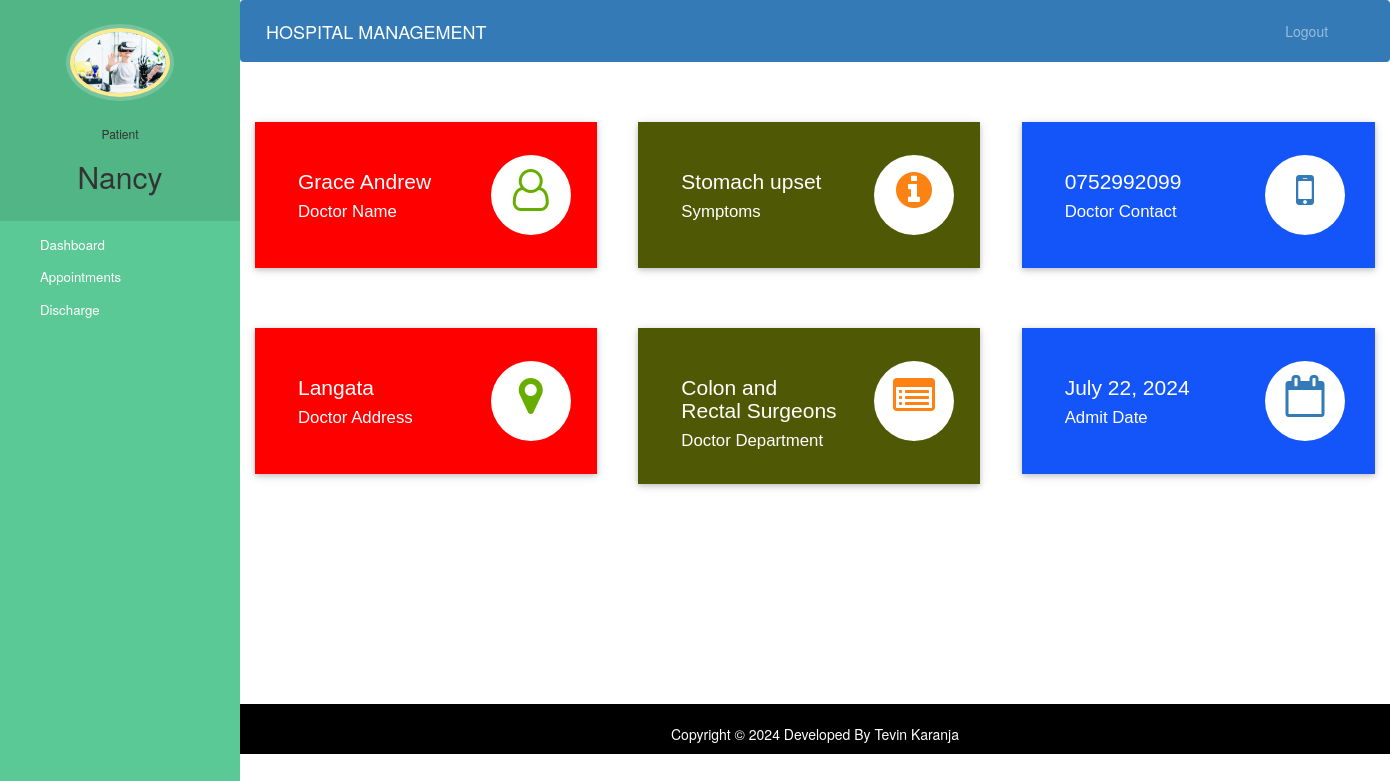
The page /patient-dashboard (signed in) on the database its author committed.
### hospital/models.py (models this page shows, shortened)
class Patient(models.Model):
    user=models.OneToOneField(User,on_delete=models.CASCADE)
    profile_pic= models.ImageField(upload_to='profile_pic/PatientProfilePic/',null=True,blank=True)
    address = models.CharField(max_length=40)
    mobile = models.CharField(max_length=20,null=False)
    symptoms = models.CharField(max_length=100,null=False)
    assignedDoctorId = models.PositiveIntegerField(null=True)
    admitDate=models.DateField(auto_now=True)
    status=models.BooleanField(default=False)

class Doctor(models.Model):
    user=models.OneToOneField(User,on_delete=models.CASCADE)
    profile_pic= models.ImageField(upload_to='profile_pic/DoctorProfilePic/',null=True,blank=True)
    address = models.CharField(max_length=40)
    mobile = models.CharField(max_length=20,null=True)
    department= models.CharField(max_length=50,choices=departments,default='Cardiologist')
    status=models.BooleanField(default=False)
    @property
    def get_name(self):
        return self.user.first_name+" "+self.user.last_name

### hospital/views.py (the view)
# urls.py: path('patient-dashboard', views.patient_dashboard_view,name='patient-dashboard'),
@login_required(login_url='patientlogin')
@user_passes_test(is_patient)
def patient_dashboard_view(request):
    patient=models.Patient.objects.get(user_id=request.user.id)
    doctor=models.Doctor.objects.get(user_id=patient.assignedDoctorId)
    mydict={
    'patient':patient,
    'doctorName':doctor.get_name,
    'doctorMobile':doctor.mobile,
    'doctorAddress':doctor.address,
    'symptoms':patient.symptoms,
    'doctorDepartment':doctor.department,
    'admitDate':patient.admitDate,
    }
    return render(request,'hospital/patient_dashboard.html',context=mydict)

### hospital/views.py (called while the page is built)
def is_patient(user):
    return user.groups.filter(name='PATIENT').exists()

### templates/hospital/patient_dashboard.html
{% extends 'hospital/patient_base.html' %}
{% load static %}
{% block content %}
{%include 'hospital/patient_dashboard_cards.html'%}
<br><br><br><br>
{% endblock content %}

### templates/hospital/patient_base.html (shortened to what this page needs)
<!DOCTYPE html>
{% load static %}
<html lang="en">
<head>
  <link rel="stylesheet" href="https://stackpath.bootstrapcdn.com/bootstrap/4.3.1/css/bootstrap.min.css">
  <link rel="stylesheet" href="https://maxcdn.bootstrapcdn.com/font-awesome/4.7.0/css/font-awesome.min.css">
</head>
<body>
  <nav class="menu" tabindex="0">
    <header class="avatar">
      <img src="{% static patient.profile_pic.url %}" alt="Profile Pic" />
      <br><br>
      <h6>Patient</h6>
      <h2>{{request.user.first_name}}</h2>
    </header>
    <ul>
      <li tabindex="0" class="icon-dashboard"> <a style="color:white; text-decoration:none;" href="/patient-dashboard"><span>Dashboard</span></a> </li>
      <li tabindex="0" class="icon-calendar"> <a style="color:white; text-decoration:none;" href="/patient-appointment"><span>Appointments</span></a></li>
      <li tabindex="0" class="icon-users"> <a style="color:white; text-decoration:none;" href="/patient-discharge"><span>Discharge</span></a></li>
    </ul>
  </nav>
  <main>
    <div class="bs-example">
      <nav class="navbar navbar-expand-md  navbar-dark fixed-top" style="background:#337AB7;">
        <a href="/patient-dashboard" class="navbar-brand">HOSPITAL MANAGEMENT</a>
        <div class="collapse navbar-collapse justify-content-between" id="navbarCollapse">
          <div class="navbar-nav" style=" margin-left: 90%;">
            <a href="{% url 'logout' %}" class="nav-item nav-link">Logout</a>
          </div>
        </div>
      </nav>
    </div>
    <br><br>
    {% block content %}
    {% endblock content %}
    <br><br><br><br><br><br><br>
    <footer>
      <br>
      <div class="container">
        <div class="row">
          <div class="col-md-12 col-sm-12">
            <div style="color:#ffffff;" class="wow fadeInUp footer-copyright">
              <p>
                Copyright &copy; 2024 Developed By Tevin Karanja </p>
            </div>
          </div>
        </div>
      </div>
    </footer>
  </main>
</body>
</html>

### templates/hospital/patient_dashboard_cards.html (shortened to what this page needs)
<!DOCTYPE html>
<html lang="en" dir="ltr">
<head>
  <link rel="stylesheet" href="https://maxcdn.bootstrapcdn.com/bootstrap/3.4.1/css/bootstrap.min.css">
  <link rel="stylesheet" href="https://cdnjs.cloudflare.com/ajax/libs/font-awesome/4.7.0/css/font-awesome.min.css">
</head>
<body>
  <div class="market-updates">
    <div class="col-md-4 market-update-gd">
      <div class="market-update-block clr-block-1">
        <div class="col-md-8 market-update-left">
          <h3>{{doctorName}}</h3>
          <h4>Doctor Name</h4>
        </div>
        <div class="col-md-4 market-update-right">
          <i class="fa fa-user-o"> </i>
        </div>
        <div class="clearfix"> </div>
      </div>
    </div>
    <div class="col-md-4 market-update-gd">
      <div class="market-update-block clr-block-2">
        <div class="col-md-8 market-update-left">
          <h3>{{symptoms}}</h3>
          <h4>Symptoms</h4>
        </div>
        <div class="col-md-4 market-update-right">
          <i class="fa fa-info-circle"></i>
        </div>
        <div class="clearfix"> </div>
      </div>
    </div>
    <div class="col-md-4 market-update-gd">
      <div class="market-update-block clr-block-3">
        <div class="col-md-8 market-update-left">
          <h3>{{doctorMobile}}</h3>
          <h4>Doctor Contact</h4>
        </div>
        <div class="col-md-4 market-update-right">
          <i class="fa fa-mobile" aria-hidden="true"></i>
        </div>
        <div class="clearfix"> </div>
      </div>
    </div>
  </div>
  <br><br><br>
  <div class="market-updates">
    <div class="col-md-4 market-update-gd">
      <div class="market-update-block clr-block-1">
        <div class="col-md-8 market-update-left">
          <h3>{{doctorAddress}}</h3>
          <h4>Doctor Address</h4>
        </div>
        <div class="col-md-4 market-update-right">
          <i class="fa fa-map-marker"> </i>
        </div>
        <div class="clearfix"> </div>
      </div>
    </div>
    <div class="col-md-4 market-update-gd">
      <div class="market-update-block clr-block-2">
        <div class="col-md-8 market-update-left">
          <h3>{{doctorDepartment}}</h3>
          <h4>Doctor Department</h4>
        </div>
        <div class="col-md-4 market-update-right">
          <i class="fa fa-list-alt"></i>
        </div>
        <div class="clearfix"> </div>
      </div>
    </div>
    <div class="col-md-4 market-update-gd">
      <div class="market-update-block clr-block-3">
        <div class="col-md-8 market-update-left">
          <h3>{{admitDate}}</h3>
          <h4>Admit Date</h4>
        </div>
        <div class="col-md-4 market-update-right">
          <i class="fa fa-calendar-o" aria-hidden="true"></i>
        </div>
        <div class="clearfix"> </div>
      </div>
    </div>
  </div>
</body>
</html>

### templates/hospital/patient_base.html (style rules this page uses)
a:link { text-decoration: none; }
a { color: white; }
footer { padding: 0px 0px 0px 0px; background-color: black; margin: 0px; }
.fa { font-size: 23px; width: 60px; text-align: center; text-decoration: none; margin: 5px 2px; border-radius: 50%; }
p { text-align: center; }
body { padding-left: 240px; }
main { position: relative; height: 100vh; }
.menu { background: #5bc995; height: 100vh; width: 240px; position: fixed; top: 0px; left: 0; z-index: 5; outline: none; }
.menu .avatar { background: rgba(0, 0, 0, 0.1); padding: 2em 0.5em; text-align: center; }
.menu .avatar img { width: 100px; border-radius: 50%; overflow: hidden; border: 4px solid #ffea92; box-shadow: 0 0 0 4px rgba(255, 255, 255, 0.2); }
.menu .avatar h2 { font-weight: normal; margin-bottom: 0; }
.menu ul { list-style: none; padding: 0.5em 0; margin: 0; }
.menu ul li { padding: 0.5em 1em 0.5em 3em; font-size: 0.95em; font-weight: regular; background-repeat: no-repeat; background-position: left 15px center; background-size: auto 20px; transition: all 0.15s linear; cursor: pointer; }
.menu ul li.icon-dashboard { background-image: url("http://www.entypo.com/images//gauge.svg"); }
.menu ul li.icon-users { background-image: url("http://www.entypo.com/images//users.svg"); }
.menu ul li.icon-calendar { background-image: url("http://www.entypo.com/images//calendar.svg"); }

### templates/hospital/patient_dashboard_cards.html (style rules this page uses)
.market-update-block { padding: 2em 2em; background: #999; }
.market-update-block h3 { color: #fff; font-size: 1.5em; font-family: 'Carrois Gothic', sans-serif; }
.market-update-block h4 { font-size: 1.2em; color: #fff; margin: 0.3em 0em; font-family: 'Carrois Gothic', sans-serif; }
.market-update-block.clr-block-1 { background: #ff0000; margin-right: 0.8em; box-shadow: 0 2px 5px 0 rgba(0, 0, 0, 0.16), 0 2px 10px 0 rgba(0, 0, 0, 0.12); transition: 0.5s all; -webkit-transition: 0.5s all; -moz-transition: 0.5s all; -o-transition: 0.5s all; }
.market-update-block.clr-block-2 { background: #4f5905; margin-right: 0.8em; box-shadow: 0 2px 5px 0 rgba(0, 0, 0, 0.16), 0 2px 10px 0 rgba(0, 0, 0, 0.12); transition: 0.5s all; -webkit-transition: 0.5s all; -moz-transition: 0.5s all; -o-transition: 0.5s all; }
.market-update-block.clr-block-3 { background: #1355f9; box-shadow: 0 2px 5px 0 rgba(0, 0, 0, 0.16), 0 2px 10px 0 rgba(0, 0, 0, 0.12); transition: 0.5s all; -webkit-transition: 0.5s all; -moz-transition: 0.5s all; -o-transition: 0.5s all; }
.market-update-right i.fa.fa-user-o, i.fa.fa-map-marker { font-size: 3em; color: #68AE00; width: 80px; height: 80px; background: #fff; text-align: center; border-radius: 49px; -webkit-border-radius: 49px; -moz-border-radius: 49px; -o-border-radius: 49px; line-height: 1.7em; }
.market-update-right i.fa.fa-info-circle, i.fa.fa-list-alt { font-size: 3em; color: #FC8213; width: 80px; height: 80px; background: #fff; text-align: center; border-radius: 49px; -webkit-border-radius: 49px; -moz-border-radius: 49px; -o-border-radius: 49px; line-height: 1.7em; }
.market-update-right i.fa.fa-mobile, i.fa.fa-calendar-o { font-size: 3em; color: #337AB7; width: 80px; height: 80px; background: #fff; text-align: center; border-radius: 49px; -webkit-border-radius: 49px; -moz-border-radius: 49px; -o-border-radius: 49px; line-height: 1.7em; }
.market-update-left { padding: 0px; }

### rows shown on the page
Patient: profile_pic (picture), symptoms "Stomach upset", admitDate "July 22, 2024"
Doctor: mobile "0752992099", address "Langata", department "Colon and Rectal Surgeons"

### other values the page prints
{{ request.user.first_name }} "Nancy"
{{ doctorName }} "Grace Andrew"
